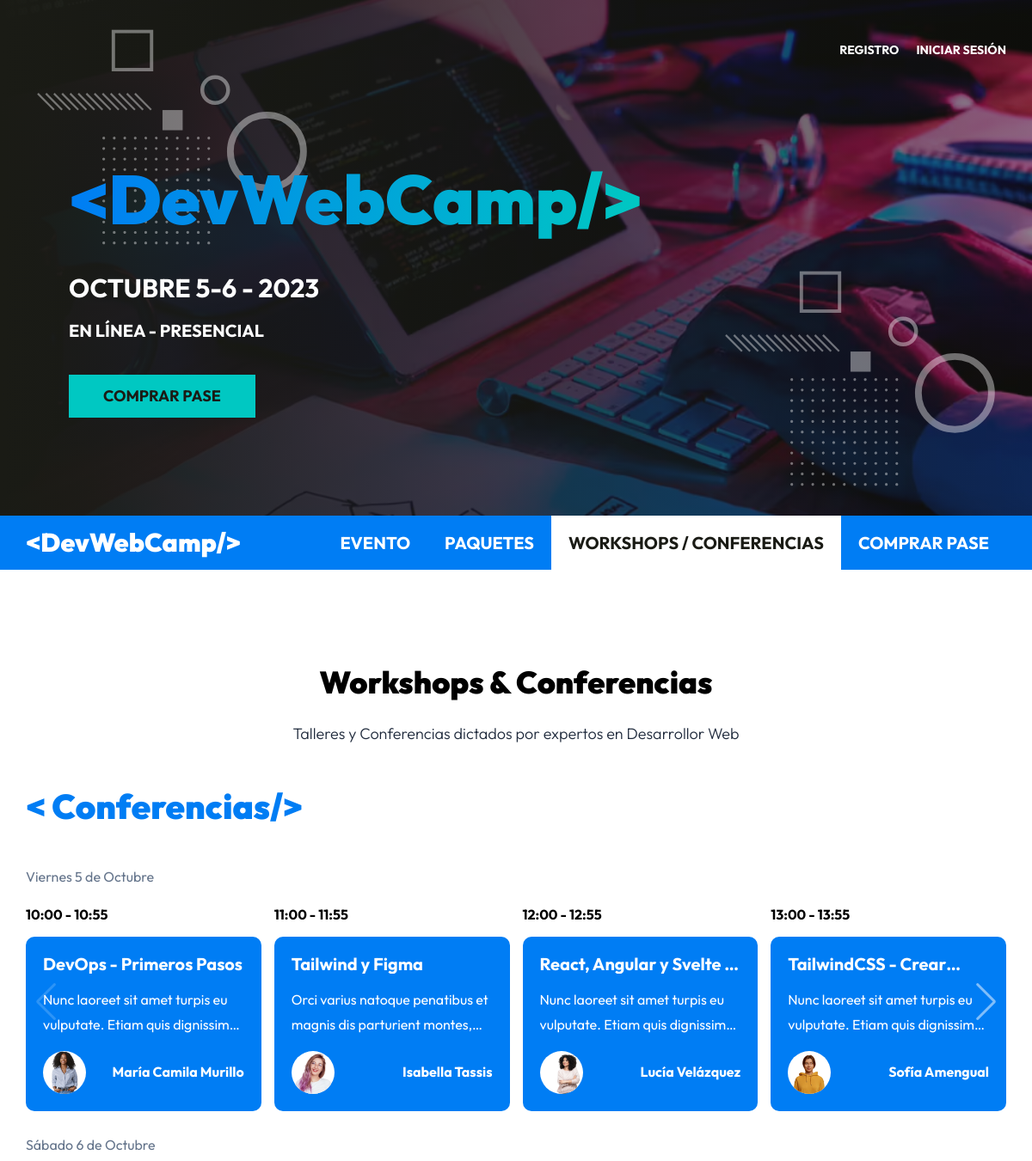
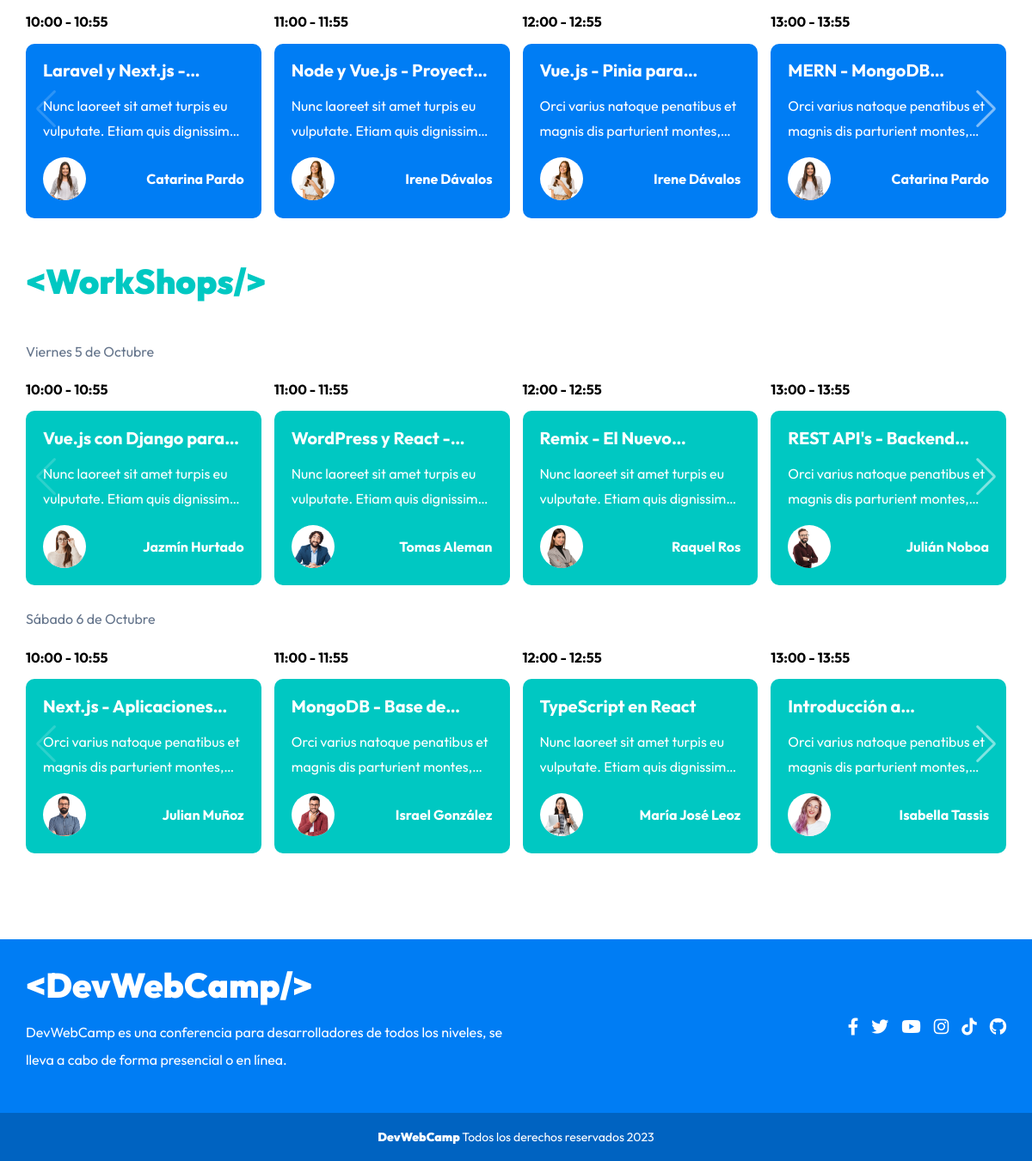
The page /workshops-conferencias on the database its author committed (2 pictures, top to bottom).
### tables this page shows
CREATE TABLE `events` (
  `id` int NOT NULL AUTO_INCREMENT,
  `name` varchar(120) DEFAULT NULL,
  `description` text,
  `availables` int DEFAULT NULL,
  `category_id` int NOT NULL,
  `day_id` int NOT NULL,
  `hour_id` int NOT NULL,
  `speaker_id` int NOT NULL,
  PRIMARY KEY (`id`),
  KEY `fk_events_categories_idx` (`category_id`),
  KEY `fk_events_days1_idx` (`day_id`),
  KEY `fk_events_hours1_idx` (`hour_id`),
  KEY `fk_events_speakers1_idx` (`speaker_id`),
  CONSTRAINT `fk_events_categories` FOREIGN KEY (`category_id`) REFERENCES `categories` (`id`),
  CONSTRAINT `fk_events_days1` FOREIGN KEY (`day_id`) REFERENCES `days` (`id`),
  CONSTRAINT `fk_events_hours1` FOREIGN KEY (`hour_id`) REFERENCES `hours` (`id`),
  CONSTRAINT `fk_events_speakers1` FOREIGN KEY (`speaker_id`) REFERENCES `speakers` (`id`)
);

CREATE TABLE `hours` (
  `id` int NOT NULL AUTO_INCREMENT,
  `hour` varchar(13) DEFAULT NULL,
  PRIMARY KEY (`id`)
);

CREATE TABLE `speakers` (
  `id` int NOT NULL AUTO_INCREMENT,
  `name` varchar(40) DEFAULT NULL,
  `lastname` varchar(40) DEFAULT NULL,
  `city` varchar(20) DEFAULT NULL,
  `country` varchar(20) DEFAULT NULL,
  `image` varchar(32) DEFAULT NULL,
  `tags` varchar(120) DEFAULT NULL,
  `socials` text,
  PRIMARY KEY (`id`)
);

### controllers/PagesController.php (called while the page is built, shortened)
<?php
class PagesController {
  public static function conferences(Router $router) {
    $events = Event::order('hour_id', 'ASC');
    $format_events = [];
    foreach($events as $event) {
      $event->category = Category::find($event->category_id);
      $event->day = Day::find($event->day_id);
      $event->hour = Hour::find($event->hour_id);
      $event->speaker = Speaker::find($event->speaker_id);
      if($event->day_id === "1" && $event->category_id === "1") {
        $format_events['friday_conferences'][] = $event;
      }
      if($event->day_id === "2" && $event->category_id === "1") {
        $format_events['saturday_conferences'][] = $event;
      }
      if($event->day_id === "1" && $event->category_id === "2") {
        $format_events['friday_workshops'][] = $event;
      }
      if($event->day_id === "2" && $event->category_id === "2") {
        $format_events['saturday_workshops'][] = $event;
      }
    }
    $router->render('pages/conferences', [
      'title' => 'Workshops & Conferencias',
      'events' => $format_events
    ]);
  }
}
?>

### public/index.php (called while the page is built, shortened)
<?php
$router = new Router();
$router->get('/login', [AuthController::class, 'login']);
$router->post('/login', [AuthController::class, 'login']);
$router->post('/logout', [AuthController::class, 'logout']);
$router->get('/registro', [AuthController::class, 'register']);
$router->post('/registro', [AuthController::class, 'register']);
$router->get('/olvide', [AuthController::class, 'forgot']);
$router->post('/olvide', [AuthController::class, 'forgot']);
$router->get('/restablecer', [AuthController::class, 'recover']);
$router->post('/restablecer', [AuthController::class, 'recover']);
$router->get('/mensaje', [AuthController::class, 'message']);
$router->get('/confirmar-cuenta', [AuthController::class, 'confirm']);
$router->get('/admin/dashboard', [DashboardController::class, 'index']);
$router->post('/admin/dashboard', [DashboardController::class, 'index']);
$router->get('/admin/ponentes', [SpeakersController::class, 'index']);
$router->get('/admin/ponentes/crear', [SpeakersController::class, 'create']);
$router->post('/admin/ponentes/crear', [SpeakersController::class, 'create']);
$router->get('/admin/ponentes/editar', [SpeakersController::class, 'edit']);
$router->post('/admin/ponentes/editar', [SpeakersController::class, 'edit']);
$router->post('/admin/ponentes/eliminar', [SpeakersController::class, 'delete']);
$router->get('/admin/eventos', [EventsController::class, 'index']);
$router->get('/admin/eventos/crear', [EventsController::class, 'create']);
$router->post('/admin/eventos/crear', [EventsController::class, 'create']);
$router->get('/admin/eventos/editar', [EventsController::class, 'edit']);
$router->post('/admin/eventos/editar', [EventsController::class, 'edit']);
$router->post('/admin/eventos/eliminar', [EventsController::class, 'delete']);
$router->get('/api/eventos-horario', [APIEvents::class, 'index']);
$router->get('/api/ponentes', [APISpeakers::class, 'index']);
$router->get('/api/ponente', [APISpeakers::class, 'speaker']);
$router->get('/admin/registrados', [RegisteredController::class, 'index']);
$router->get('/admin/regalos', [GiftsController::class, 'index']);
$router->get('/finalizar-registro', [RegisterController::class, 'create']);
$router->post('/finalizar-registro/gratis', [RegisterController::class, 'free']);
$router->post('/finalizar-registro/pagar', [RegisterController::class, 'pay']);
$router->get('/finalizar-registro/conferencias', [RegisterController::class, 'conferences']);
$router->get('/boleto', [RegisterController::class, 'ticket']);
$router->get('/', [PagesController::class, 'index']);
$router->get('/devwebcamp', [PagesController::class, 'event']);
$router->get('/paquetes', [PagesController::class, 'packs']);
$router->get('/workshops-conferencias', [PagesController::class, 'conferences']);
$router->get('/404', [PagesController::class, 'error']);
$router->checkRoutes();
?>

### models/ActiveRecord.php (called while the page is built, shortened)
<?php
class ActiveRecord {
  protected static $db;
  protected static $table;
  public static function setDB($database){
    self::$db = $database;
  }
  public static function find($id) {
    $query = "SELECT * FROM " . static::$table  ." WHERE id = ${id}";
    $result = self::sqlQuery($query);
    return array_shift($result) ;
  }
  public static function order($column, $order) {
    $query = "SELECT * FROM " . static::$table  ." ORDER BY ${column} ${order}";
    $result = self::sqlQuery($query);
    return $result;
  }
  public static function sqlQuery($query){
    $result = self::$db->query($query);
    $array = [];
    while($record = $result->fetch_assoc()) {
      $array[] = static::createObject($record);
    }
    return $array;
  }
  protected static function createObject($record) {
    $object = new static;
    foreach($record as $key => $value) {
      if(property_exists($object, $key)){
        $object->$key = $value;
      }
    }
    return $object;
  }
}
?>

### views/templates/event.php (the view)
<div class="event swiper-slide">
  <p class="event__hour"><?php echo $event->hour->hour; ?></p>
  <div class="event__info">
    <h4 class="event__name"><?php echo $event->name; ?></h4>
    <p class="event__introduction"><?php echo $event->description; ?></p>
    <div class="event__autor-info">
      <picture>
        <source srcset="<?php echo $_ENV['HOST'] . '/img/speakers/' . $event->speaker->image;?>.webp" type="image/webp">
        <source srcset="/img/speakers/<?php echo $event->speaker->image;?>.png" type="image/png">
        <img class="event__image-autor" loading="lazy" width="200" height="300" src="<?php echo $_ENV['HOST'] . '/img/speakers/' . $event->speaker->image;?>.png" alt="Imagen Ponente">
      </picture>
      <p class="event__autor-name">
        <?php echo $event->speaker->name . " " . $event->speaker->lastname; ?>
      </p>
    </div>
  </div>
</div>

### views/pages/conferences.php (shortened to what this page needs)
<main class="diary">
  <h2 class="diary__heading"><?php echo $title; ?></h2>
  <p class="diary__description">Talleres y Conferencias dictados por expertos en Desarrollor Web</p>
  <div class="events" <?php aos_animation();?>>
    <h3 class="events__heading">&lt; Conferencias/></h3>
    <p class="events__date">Viernes 5 de Octubre</p>
    <div class="events__list slider swiper">
      <div class="swiper-wrapper">
        <?php foreach($events['friday_conferences'] as $event) { ?>
          <?php include __DIR__ . '../../templates/event.php'; ?>
        <?php } ?>
      </div>
      <div class="swiper-button-next"></div>
    </div>
    <p class="events__date">Sábado 6 de Octubre</p>
    <div class="events__list slider swiper">
      <div class="swiper-wrapper">
        <?php foreach($events['saturday_conferences'] as $event) { ?>
          <?php include __DIR__ . '../../templates/event.php'; ?>
        <?php } ?>
      </div>
      <div class="swiper-button-next"></div>
    </div>
  </div>
  <div class="events events--workshops" <?php aos_animation();?>>
    <h3 class="events__heading">&lt;WorkShops/></h3>
    <p class="events__date">Viernes 5 de Octubre</p>
    <div class="events__list slider swiper">
      <div class="swiper-wrapper">
        <?php foreach($events['friday_workshops'] as $event) { ?>
          <?php include __DIR__ . '../../templates/event.php'; ?>
        <?php } ?>
      </div>
      <div class="swiper-button-next"></div>
    </div>
    <p class="events__date">Sábado 6 de Octubre</p>
    <div class="events__list slider swiper">
      <div class="swiper-wrapper">
        <?php foreach($events['saturday_workshops'] as $event) { ?>
          <?php include __DIR__ . '../../templates/event.php'; ?>
        <?php } ?>
      </div>
      <div class="swiper-button-next"></div>
    </div>
  </div>
</main>

### includes/functions.php (shortened to what this page needs)
<?php
function is_auth() : bool {
  return isset($_SESSION['name']) && !empty($_SESSION);
}
function current_page($path) : bool {
  return str_contains($_SERVER['PATH_INFO'] ?? '/', $path) ? true : false;
}
function aos_animation() : void {
  $effects = ['fade-up', 'fade-down', 'fade-left', 'fade-right', 'flip-left', 'flip-right', 'zoom-in', 'zoom-in-up', 'zoom-in-down', 'zoom-out'];
  $effect = array_rand($effects, 1);
  echo "data-aos=\"" . $effects[$effect] . "\" ";
}
?>

### Router.php (shortened to what this page needs)
<?php
class Router {
  public array $getRoutes = [];
  public array $postRoutes = [];
  public function get($url, $function){
    $this->getRoutes[$url] = $function;
  }
  public function post($url, $function){
    $this->postRoutes[$url] = $function;
  }
  public function checkRoutes(){
    $currentUrl = $_SERVER['PATH_INFO'] ?? '/';
    $method = $_SERVER['REQUEST_METHOD'];
    if($method === 'GET'){
      $function = $this->getRoutes[$currentUrl] ?? null;
    } else {
      $function = $this->postRoutes[$currentUrl] ?? null;
    }
    if($function) {
      call_user_func($function, $this);
    } else {
      header('Location: /404');
    }
  }
  public function render($view, $data = []){
    include __DIR__ . "/views/$view.php";
    $content = ob_get_clean();
    $currentUrl = $_SERVER['PATH_INFO'] ?? '/';
    if(str_contains($currentUrl, '/admin')) {
      include __DIR__ . "/views/admin-layout.php";
    } else {
      include __DIR__ . "/views/layout.php";
    }
  }
}

### views/layout.php (shortened to what this page needs)
<!DOCTYPE html>
<html lang="en">
<head>
  <link rel="stylesheet" href="https://unpkg.com/leaflet@1.8.0/dist/leaflet.css" />
  <link rel="stylesheet" href="https://cdnjs.cloudflare.com/ajax/libs/font-awesome/6.1.2/css/all.min.css" />
  <link href="https://unpkg.com/aos@2.3.1/dist/aos.css" rel="stylesheet">
  <link rel="stylesheet" href="/build/css/app.css">
</head>
<body>
  <?php
    include_once __DIR__ .'/templates/header.php';
    echo $content;
    include_once __DIR__ .'/templates/footer.php';
  ?>
</body>
</html>

### views/templates/header.php
<header class="header">
  <div class="header__container">
    <nav class="header__nav">
      <?php if(is_auth()) { ?>
        <a href="<?php echo is_admin() ? '/admin/dashboard' : '/finalizar-registro'; ?>" class="header__link">Administrar</a>
        <form action="/logout" class="header__form" method="POST">
          <input class="header__submit" type="submit" value="Cerrar Sesión">
        </form>
      <?php } else { ?>
        <a href="/registro" class="header__link">Registro</a>
        <a href="/login" class="header__link">Iniciar Sesión</a>
      <?php } ?>
    </nav>
    <div class="header__content">
      <a href="/">
        <h1 class="header__logo">&#60;DevWebCamp/></h1>
        <p class="header__text">Octubre 5-6 - 2023</p>
        <p class="header__text header__text--mode">En Línea - Presencial</p>
        <a href="/registro" class="header__button">Comprar Pase</a>
      </a>
    </div>
  </div>
</header>
<div class="bar">
  <div class="bar__content">
    <a href="" class="bar__link">
      <h2 class="bar__logo">&#60;DevWebCamp/></h2>
    </a>
    <nav class="nav">
      <a href="/devwebcamp" class="nav__link <?php echo current_page('/devwebcamp') ? 'nav__link--selected' : ''; ?>">Evento</a>
      <a href="/paquetes" class="nav__link <?php echo current_page('/paquetes') ? 'nav__link--selected' : ''; ?>">Paquetes</a>
      <a href="/workshops-conferencias" class="nav__link <?php echo current_page('/workshops-conferencias') ? 'nav__link--selected' : ''; ?>">Workshops / Conferencias</a>
      <a href="/registro" class="nav__link">Comprar Pase</a>
    </nav>
  </div>
</div>

### views/templates/footer.php (shortened to what this page needs)
<footer class="footer">
  <div class="footer__grid">
    <div class="footer__content">
      <h3 class="footer__logo">
        &#60;DevWebCamp/>
      </h3>
      <p class="footer__text">
        DevWebCamp es una conferencia para desarrolladores de todos los niveles, se lleva a cabo de forma presencial o en línea.
      </p>
    </div>
    <nav class="socials-menu">
      <a class="socials-menu__link" rel="noopener noreferrer" target="_blank" href="https://facebook.com/C%C3%B3digo-Con-Juan-103341632130628">
      </a>
      <a class="socials-menu__link" rel="noopener noreferrer" target="_blank" href="https://twitter.com/codigoconjuan">
      </a>
      <a class="socials-menu__link" rel="noopener noreferrer" target="_blank" href="https://youtube.com/codigoconjuan">
      </a>
      <a class="socials-menu__link" rel="noopener noreferrer" target="_blank" href="https://instagram.com/codigoconjuan">
      </a>
      <a class="socials-menu__link" rel="noopener noreferrer" target="_blank" href="https://tiktok.com/@codigoconjuan">
      </a>
      <a class="socials-menu__link" rel="noopener noreferrer" target="_blank" href="https://github.com/codigoconjuan">
      </a>
    </nav>
  </div>
  <div class="footer__copyright">
    DevWebCamp
    <span class="footer__copyright--regular">
      Todos los derechos reservados <?php echo date('Y');?>
    </span>
  </div>
</footer>

### rows shown on the page
events: hour.hour "10:00 - 10:55", name "DevOps - Primeros Pasos", description "Nunc laoreet sit amet turpis eu vulputate. Etiam quis…", speaker.image (picture), speaker.name "María Camila", speaker.lastname "Murillo"
events: hour.hour "11:00 - 11:55", name "Tailwind y Figma", description "Orci varius natoque penatibus et magnis dis parturient…", speaker.image (picture), speaker.name "Isabella", speaker.lastname "Tassis"
events: hour.hour "12:00 - 12:55", name "React, Angular y Svelte…", description "Nunc laoreet sit amet turpis eu vulputate. Etiam quis…", speaker.image (picture), speaker.name "Lucía", speaker.lastname "Velázquez"
events: hour.hour "13:00 - 13:55", name "TailwindCSS -…", description "Nunc laoreet sit amet turpis eu vulputate. Etiam quis…", speaker.image (picture), speaker.name "Sofía", speaker.lastname "Amengual"
events: hour.hour "10:00 - 10:55", name "Laravel y Next.js…", description "Nunc laoreet sit amet turpis eu vulputate. Etiam quis…", speaker.image (picture), speaker.name "Catarina", speaker.lastname "Pardo"
events: hour.hour "11:00 - 11:55", name "Node y Vue.js -…", description "Nunc laoreet sit amet turpis eu vulputate. Etiam quis…", speaker.image (picture), speaker.name "Irene", speaker.lastname "Dávalos"
events: hour.hour "12:00 - 12:55", name "Vue.js - Pinia…", description "Orci varius natoque penatibus et magnis dis parturient…", speaker.image (picture), speaker.name "Irene", speaker.lastname "Dávalos"
events: hour.hour "13:00 - 13:55", name "MERN -…", description "Orci varius natoque penatibus et magnis dis parturient…", speaker.image (picture), speaker.name "Catarina", speaker.lastname "Pardo"
events: hour.hour "10:00 - 10:55", name "Vue.js con Django…", description "Nunc laoreet sit amet turpis eu vulputate. Etiam quis…", speaker.image (picture), speaker.name "Jazmín", speaker.lastname "Hurtado"
events: hour.hour "11:00 - 11:55", name "WordPress y React…", description "Nunc laoreet sit amet turpis eu vulputate. Etiam quis…", speaker.image (picture), speaker.name "Tomas", speaker.lastname "Aleman"
events: hour.hour "12:00 - 12:55", name "Remix - El…", description "Nunc laoreet sit amet turpis eu vulputate. Etiam quis…", speaker.image (picture), speaker.name "Raquel", speaker.lastname "Ros"
events: hour.hour "13:00 - 13:55", name "REST API's -…", description "Orci varius natoque penatibus et magnis dis parturient…", speaker.image (picture), speaker.name "Julián", speaker.lastname "Noboa"
events: hour.hour "10:00 - 10:55", name "Next.js -…", description "Orci varius natoque penatibus et magnis dis parturient…", speaker.image (picture), speaker.name "Julian", speaker.lastname "Muñoz"
events: hour.hour "11:00 - 11:55", name "MongoDB - Base…", description "Orci varius natoque penatibus et magnis dis parturient…", speaker.image (picture), speaker.name "Israel", speaker.lastname "González"
events: hour.hour "12:00 - 12:55", name "TypeScript en React", description "Nunc laoreet sit amet turpis eu vulputate. Etiam quis…", speaker.image (picture), speaker.name "María José", speaker.lastname "Leoz"
events: hour.hour "13:00 - 13:55", name "Introducción…", description "Orci varius natoque penatibus et magnis dis parturient…", speaker.image (picture), speaker.name "Isabella", speaker.lastname "Tassis"

### other values the page prints
$title "Workshops & Conferencias"
